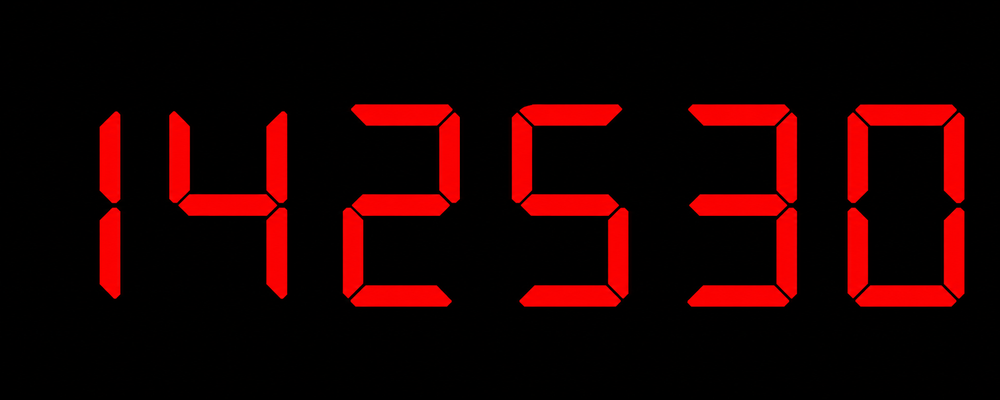
#> input picture data/samples/pic1.png, 1000 x 400 px, shrunk from 1983 x 793 before the run
$ python -i localize.py   (imports and definitions only)
#> lines starting #> are read from the running program, lines starting #| are printed output that depends on the picture; after the words box and inside, x2 and y2 are one past the last pixel; in counts of white or black regions, pixels touching at a corner belong together
"""Display localization — extracts the segment display region before decoding.

Three strategies selectable via the `method` parameter:

  "brightness"      — thresholds bright, saturated pixels in HSV (Kurs 10); works
                      for any colored LED/7-segment display on a dark background
                      regardless of segment color. Morphological closing (Kurs 07)
                      bridges gaps between individual digit strokes.

  "color"           — same as brightness but uses explicit per-hue ranges (Kurs 10),
                      covering the full LED spectrum (red, orange, yellow, green,
                      cyan, blue). More selective than brightness alone.

  "top_brightness"  — scene-adaptive: thresholds only the brightest pixels by
                      taking the 93rd percentile of the V channel (minimum V=180).
                      Finds glowing displays even when the background is medium-bright.

  "contour"         — Canny edge detection (Kurs 05), morphological dilation (Kurs 07),
                      contour analysis + approxPolyDP quad detection (Kurs 05/06),
                      perspective warp when 4 corners found (Kurs 06). Best for
                      displays with a clear rectangular border on any background.

  "auto"            — tries color → brightness → top_brightness → contour in order;
                      returns the first that finds a region large enough. Order
                      reflects empirical data: color+B channel outperforms
                      brightness+gray across the test set.
"""
from __future__ import annotations

import cv2
import numpy as np


# ---------------------------------------------------------------------------
# Helpers
# ---------------------------------------------------------------------------

# [10 lines left out: function _order_quad, not called in this run]


def _draw_box(img: np.ndarray, x: int, y: int, w: int, h: int,
              color, label: str) -> None:
    cv2.rectangle(img, (x, y), (x + w, y + h), color, 2)
    cv2.putText(img, label, (x, max(y - 8, 14)),
                cv2.FONT_HERSHEY_SIMPLEX, 0.6, (255, 255, 255), 2, cv2.LINE_AA)


def _adaptive_close_ksize(img_bgr: np.ndarray) -> int:
    """Closing kernel that scales with image size to bridge digit gaps."""
    return max(15, max(img_bgr.shape[:2]) // 20)


def _crop_from_mask(
    img_bgr: np.ndarray,
    mask: np.ndarray,
    close_ksize: int,
    min_area_ratio: float,
    pad_px: int,
    label: str,
) -> tuple[np.ndarray | None, np.ndarray, bool, tuple[int, int]]:
    """Shared logic: close mask → bounding box → crop. Returns (crop, debug, found, (ox, oy))."""
    h, w = img_bgr.shape[:2]
    k = cv2.getStructuringElement(cv2.MORPH_RECT, (close_ksize, close_ksize))
    closed = cv2.morphologyEx(mask, cv2.MORPH_CLOSE, k)

    pts = cv2.findNonZero(closed)
    debug = img_bgr.copy()

    if pts is None or cv2.countNonZero(closed) < min_area_ratio * h * w:
        return None, debug, False, (0, 0)

    bx, by, bw, bh = cv2.boundingRect(pts)
    bx = max(0, bx - pad_px)
    by = max(0, by - pad_px)
    bw = min(w - bx, bw + 2 * pad_px)
    bh = min(h - by, bh + 2 * pad_px)

    crop = img_bgr[by:by + bh, bx:bx + bw].copy()
    _draw_box(debug, bx, by, bw, bh, (0, 200, 255), label)
    return crop, debug, True, (bx, by)


# ---------------------------------------------------------------------------
# Brightness-based localization (Kurs 10 + 07)
# Full-spectrum: any bright, saturated pixel — catches all LED colors at once.
# ---------------------------------------------------------------------------

# [18 lines left out: function _find_by_brightness, not called in this run]


# ---------------------------------------------------------------------------
# Color-based localization (Kurs 10 + 07)
# Explicit hue ranges cover the full visible LED spectrum.
# ---------------------------------------------------------------------------

# (hue_lo, hue_hi, sat_min, val_min) — OpenCV HSV: H in [0,180]
_FULL_SPECTRUM_RANGES: list[tuple[int, int, int, int]] = [
    (0,   30,  80, 100),  # red → orange
    (30,  80,  80, 100),  # yellow → green
    (80, 130,  80, 100),  # cyan → blue
    (130, 155, 80, 100),  # blue → violet
    (155, 180, 80, 100),  # red wrap-around
]


def _find_by_color(
    img_bgr: np.ndarray,
    color_ranges: list[tuple[int, int, int, int]] | None = None,
    close_ksize: int | None = None,
    min_area_ratio: float = 0.005,
    pad_px: int = 10,
) -> tuple[np.ndarray | None, np.ndarray, bool, tuple[int, int]]:
    if color_ranges is None:
        color_ranges = _FULL_SPECTRUM_RANGES
    if close_ksize is None:
        close_ksize = _adaptive_close_ksize(img_bgr)

    h, w = img_bgr.shape[:2]
    hsv = cv2.cvtColor(img_bgr, cv2.COLOR_BGR2HSV)

    mask = np.zeros((h, w), dtype=np.uint8)
    for h_lo, h_hi, s_min, v_min in color_ranges:
        lo = np.array([h_lo, s_min, v_min], dtype=np.uint8)
        hi = np.array([h_hi, 255,   255],   dtype=np.uint8)
        mask |= cv2.inRange(hsv, lo, hi)

    return _crop_from_mask(img_bgr, mask, close_ksize, min_area_ratio, pad_px,
                           "Display (color)")


# ---------------------------------------------------------------------------
# Top-brightness localization — scene-adaptive (Kurs 10 + 07)
# Takes only the top-N% brightest pixels; robust to medium-bright backgrounds.
# ---------------------------------------------------------------------------

# [115 lines left out: functions _find_by_top_brightness, _find_by_contour, shrink_bbox, not called in this run]


def find_display(
    img_bgr: np.ndarray,
    method: str = "auto",
    color_ranges: list[tuple[int, int, int, int]] | None = None,
    close_ksize: int | None = None,
    min_area_ratio: float = 0.005,
    canny_low: int = 50,
    canny_high: int = 150,
    dilate_iters: int = 2,
    pad_px: int = 10,
    useful_ratio: float = 0.75,
) -> tuple[np.ndarray, np.ndarray, bool, str, tuple[int, int]]:
    """Locate a segment display region in a scene image.

    method: "brightness" | "color" | "contour" | "auto"

    Returns (crop, debug_img, found, method_used, offset) where offset is the
    (x, y) pixel origin of the crop within the original image, used to project
    digit boxes back onto the full frame.
    """
    shared = dict(close_ksize=close_ksize, min_area_ratio=min_area_ratio, pad_px=pad_px)
    contour_args = dict(min_area_ratio=min_area_ratio, canny_low=canny_low,
                        canny_high=canny_high, dilate_iters=dilate_iters,
                        pad_px=pad_px)

    if method == "brightness":
        crop, debug, found, offset = _find_by_brightness(img_bgr, **shared)
        method_used = "brightness" if found else "none"
    elif method == "color":
        crop, debug, found, offset = _find_by_color(img_bgr, color_ranges=color_ranges, **shared)
        method_used = "color" if found else "none"
    elif method == "contour":
        crop, debug, found, offset = _find_by_contour(img_bgr, **contour_args)
        method_used = "contour" if found else "none"
    elif method == "auto":
        # A crop that covers ≥ useful_ratio of the original image didn't really
        # isolate anything useful — treat it the same as "not found" and try next.
        img_area = img_bgr.shape[0] * img_bgr.shape[1]

        def _useful(c) -> bool:
            if c is None or (c.shape[0] * c.shape[1]) >= useful_ratio * img_area:
                return False
            # Reject portrait-oriented crops — a 7-segment display is always wider than tall.
            if c.shape[1] > 0 and c.shape[0] / c.shape[1] > 1.2:
                return False
            return True

        crop, debug, found, offset = _find_by_color(img_bgr, color_ranges=color_ranges, **shared)
        method_used = "color"
        if not found or not _useful(crop):
            crop, debug, found, offset = _find_by_brightness(img_bgr, **shared)
            method_used = "brightness"
        if not found or not _useful(crop):
            crop, debug, found, offset = _find_by_top_brightness(img_bgr, **shared)
            method_used = "top_brightness"
        if not found or not _useful(crop):
            crop, debug, found, offset = _find_by_contour(img_bgr, **contour_args)
            method_used = "contour"
        if not found or not _useful(crop):
            method_used = "none"
            found = False
            offset = (0, 0)
    else:
        raise ValueError(f"Unknown method {method!r}. Use brightness/color/contour/auto.")

    if not found:
        crop = img_bgr.copy()
        offset = (0, 0)
    return crop, debug, found, method_used, offset


# [11 lines left out: function compose_debug, not called in this run]

>>> import cv2
>>> picture = cv2.imread('../../data/samples/pic1.png')
#> picture is the input picture: shape (400, 1000, 3); mean B, G, R 0.2, 0.2, 30.2
>>> result = find_display(picture)
#> in _find_by_color, `close_ksize = _adaptive_close_ksize(img_bgr)`: close_ksize = 50
#> in _find_by_color, `hsv = cv2.cvtColor(img_bgr, cv2.COLOR_BGR2HSV)`: hsv: shape (400, 1000, 3); mean H, S, V 3.3, 93.1, 30.3
#> the loop in _find_by_color, `for h_lo, h_hi, s_min, v_min in color_ranges:` made 5 passes
#> pass 1, in _find_by_color, `mask |= cv2.inRange(hsv, lo, hi)`:
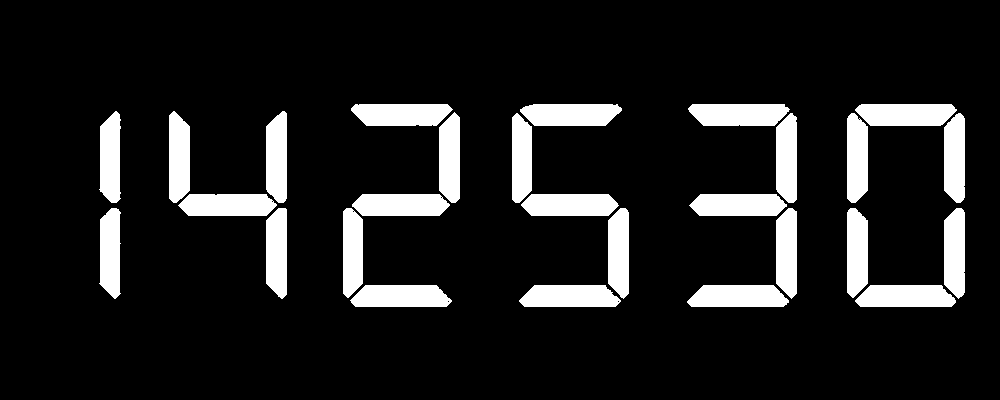
#> mask: shape (400, 1000); 12.1% white; 27 white regions, largest, box (x1, y1, x2, y2) and area: (688, 104, 790, 126) 1971, (855, 104, 957, 126) 1971, (350, 285, 452, 307) 1967
#> after the loop in _find_by_color, `for h_lo, h_hi, s_min, v_min in color_ranges:`: mask: shape (400, 1000); 12.2% white; 27 white regions, largest, box (x1, y1, x2, y2) and area: (688, 104, 790, 126) 1978, (519, 285, 621, 307) 1974, (855, 104, 957, 126) 1973
#> in _crop_from_mask, `k = cv2.getStructuringElement(cv2.MORPH_RECT, (close_ksize, close_ksiz..`: k: shape (50, 50); every value is 1
#> in _crop_from_mask, `closed = cv2.morphologyEx(mask, cv2.MORPH_CLOSE, k)`:
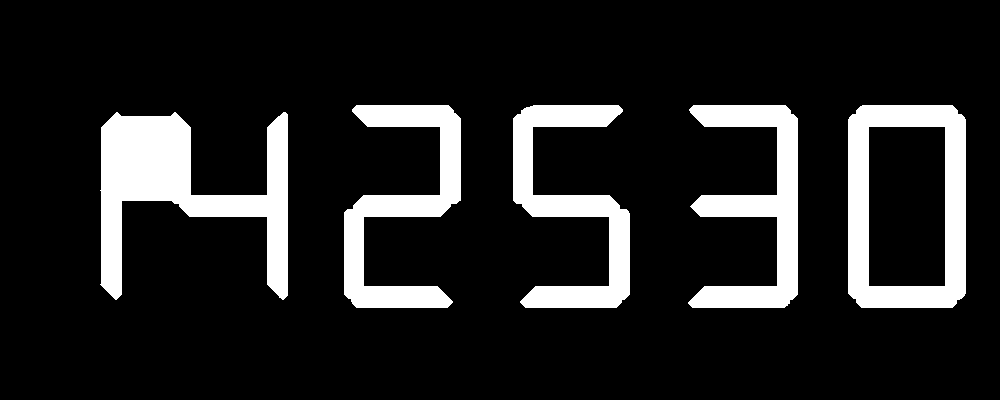
#> closed: shape (400, 1000); 13.7% white; 5 white regions, box (x1, y1, x2, y2) and area: (100, 112, 288, 300) 15038, (848, 105, 966, 308) 11472, (688, 105, 798, 308) 9493, (513, 105, 630, 308) 9359, (344, 105, 461, 308) 9357
#> in _crop_from_mask, `pts = cv2.findNonZero(closed)`: pts = contour of 54719 points, box (x1, y1, x2, y2) (100, 105, 966, 308), area 22658
#> in _crop_from_mask, `bx, by, bw, bh = cv2.boundingRect(pts)`: bx = 100; by = 105; bw = 866; bh = 203
#> in _crop_from_mask, `bx = max(0, bx - pad_px)`: bx = 90
#> in _crop_from_mask, `by = max(0, by - pad_px)`: by = 95
#> in _crop_from_mask, `bw = min(w - bx, bw + 2 * pad_px)`: bw = 886
#> in _crop_from_mask, `bh = min(h - by, bh + 2 * pad_px)`: bh = 223
#> in _crop_from_mask, `crop = img_bgr[by:by + bh, bx:bx + bw].copy()`:
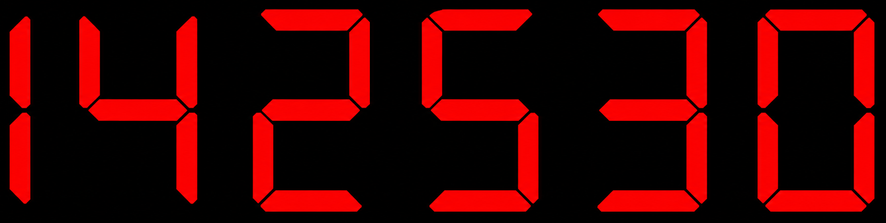
#> crop: shape (223, 886, 3); mean B, G, R 0.4, 0.4, 60.9
#> in _draw_box, `cv2.rectangle(img, (x, y), (x + w, y + h), color, 2)`:
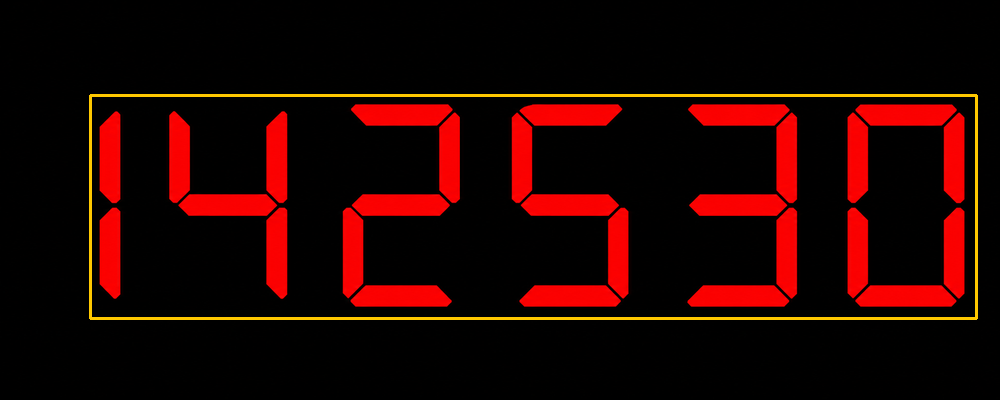
#> img: shape (400, 1000, 3); mean B, G, R 0.2, 3.6, 34.5
#> in _draw_box, `cv2.putText(img, label, (x, max(y - 8, 14)), cv2.FONT_HERSHEY_SIMPLEX,..`:
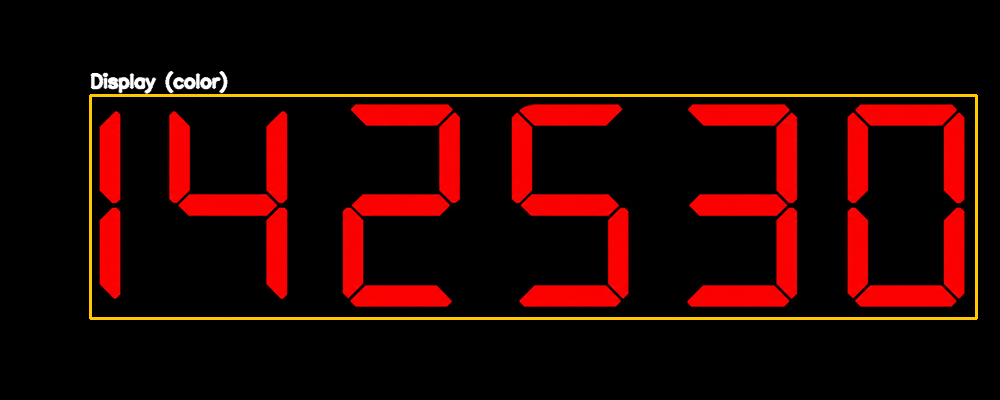
#> img: shape (400, 1000, 3); 0.44% of pixels changed, all inside (x1, y1, x2, y2) = (90, 70, 229, 94)
#> in find_display, `crop, debug, found, offset = _find_by_color(img_bgr, color_ranges=colo..`: found = True; offset = (90, 95)
#> result = 5 items

$ run again, on data/samples/pic2.png
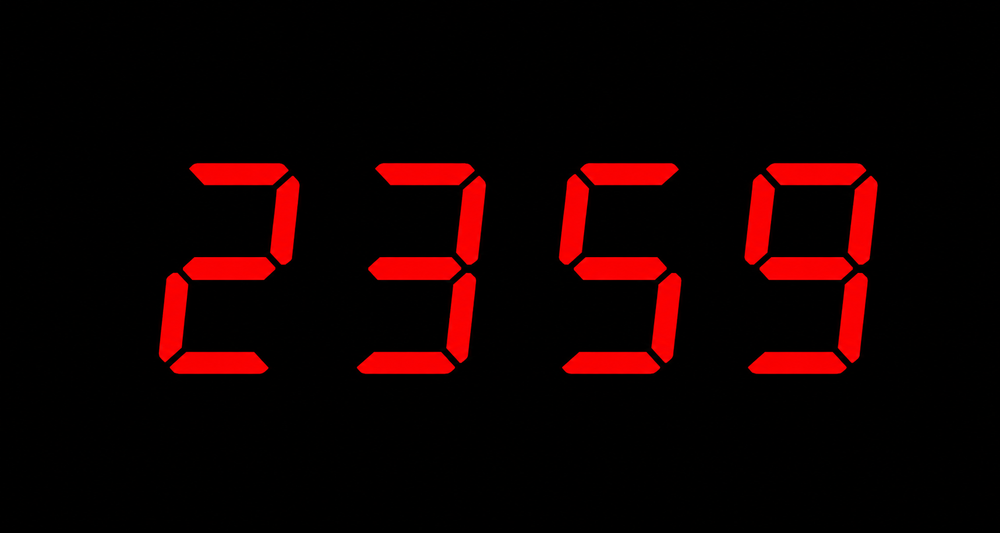
#> input picture data/samples/pic2.png, 1000 x 533 px, shrunk from 1717 x 916 before the run
#> picture is the input picture: shape (533, 1000, 3); mean B, G, R 0.2, 0.2, 18.6
#> close_ksize = 50
#> hsv: shape (533, 1000, 3); mean H, S, V 3.3, 71.9, 18.6
#> after the loop in _find_by_color, `for h_lo, h_hi, s_min, v_min in color_ranges:`:
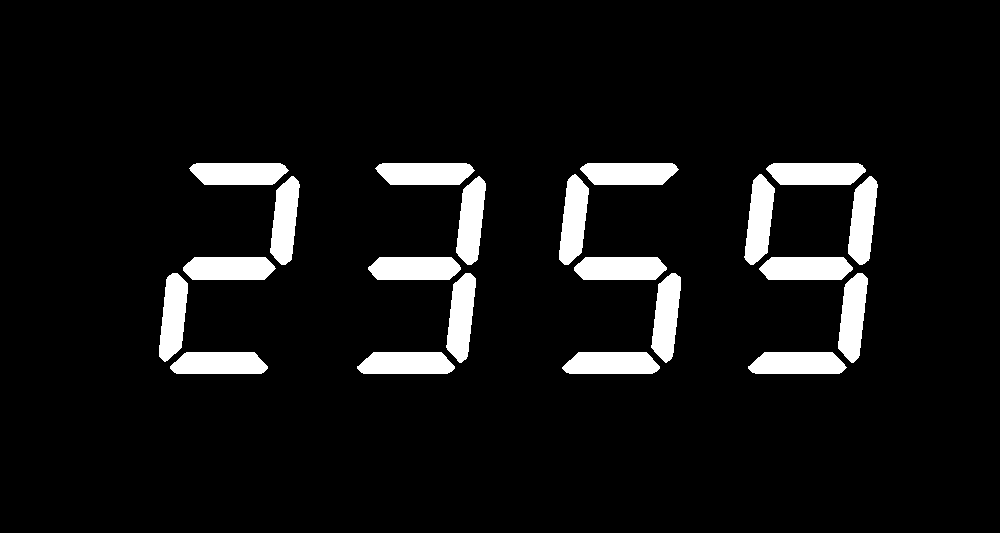
#> mask: shape (533, 1000); 7.4% white; 21 white regions, largest, box (x1, y1, x2, y2) and area: (766, 163, 866, 185) 1945, (759, 257, 853, 280) 1927, (375, 163, 475, 185) 1924
#> k: shape (50, 50); every value is 1
#> closed: shape (533, 1000); 8% white; 4 white regions, box (x1, y1, x2, y2) and area: (745, 164, 879, 375) 12382, (358, 164, 487, 375) 10173, (560, 164, 682, 375) 10055, (160, 164, 301, 375) 9988
#> pts = contour of 42598 points, box (x1, y1, x2, y2) (160, 164, 879, 375), area 3872
#> in _crop_from_mask, `bx, by, bw, bh = cv2.boundingRect(pts)`: bx = 160; by = 164; bw = 719; bh = 211
#> in _crop_from_mask, `bx = max(0, bx - pad_px)`: bx = 150
#> in _crop_from_mask, `by = max(0, by - pad_px)`: by = 154
#> in _crop_from_mask, `bw = min(w - bx, bw + 2 * pad_px)`: bw = 739
#> in _crop_from_mask, `bh = min(h - by, bh + 2 * pad_px)`: bh = 231
#> in _draw_box, `cv2.putText(img, label, (x, max(y - 8, 14)), cv2.FONT_HERSHEY_SIMPLEX,..`:
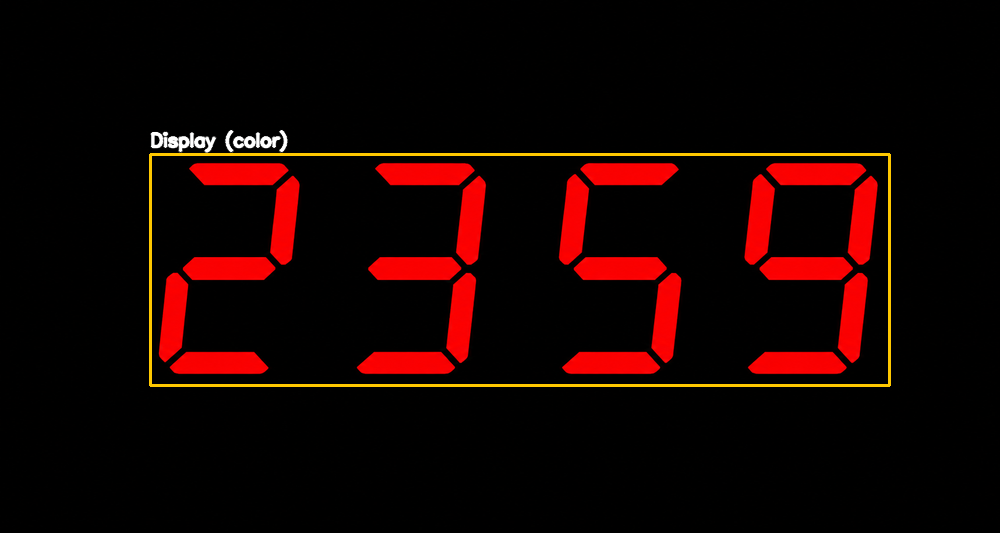
#> img: shape (533, 1000, 3); mean B, G, R 0.8, 2.9, 22
#> found = True; offset = (150, 154)
#> result = 5 items
